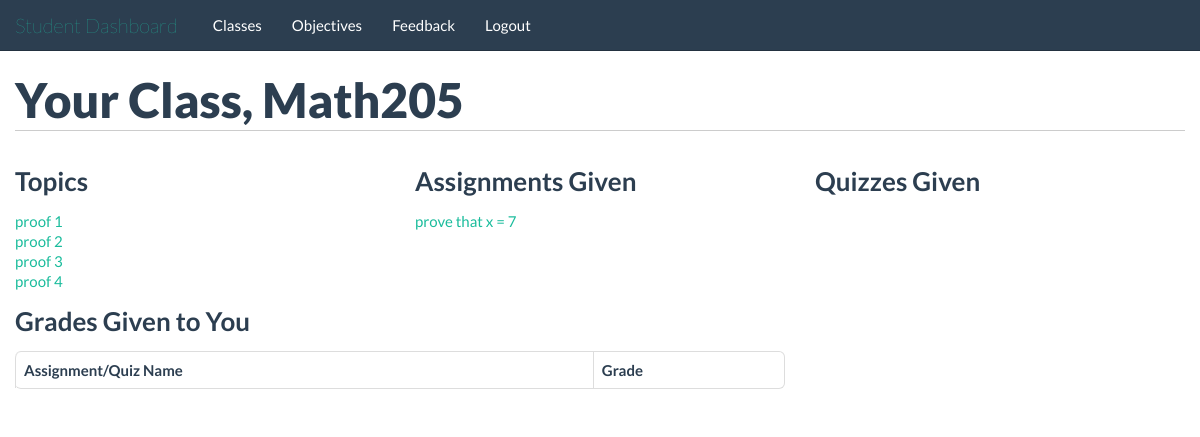
The page /students/class/3/ (signed in) on the database its author committed.
### tables this page shows
CREATE TABLE classes(
id INTEGER PRIMARY KEY,
teacher_id INTEGER,
name TEXT,
FOREIGN KEY(teacher_id) REFERENCES people(id)
);

CREATE TABLE topics(
id INTEGER PRIMARY KEY,
class_id INTEGER,
name TEXT,
FOREIGN KEY(class_id) REFERENCES classes(id)
);

CREATE TABLE assignments(
id INTEGER PRIMARY KEY,
class_id INTEGER,
gets_file INTEGER,
turn_in INTEGER,
name TEXT,
description BLOB,
due_date TEXT, topic_id INTEGER,
FOREIGN KEY(class_id) REFERENCES classes(id)
);

### application/students.py (the view)
@app.route('/students/class/<class_id>/')
@validate_student
def student_class_page(class_id):
	class_name = query_db("SELECT name FROM classes WHERE id=?;", [class_id], one=True)
	return render_template('/students/class_page.html', class_name=str(class_name[0]), topics=get_class_topic(class_id), assignments=get_class_assign(class_id), quizzes=get_class_quiz(class_id), grades=get_student_grade(class_id))

### application/db_connect.py (called while the page is built)
def get_db():
    db = getattr(g, '_database', None)
    if db is None:
        db = g._database = sqlite3.connect(DATABASE)
    return db

@app.teardown_appcontext
def close_connection(exception):
    db = getattr(g, '_database', None)
    if db is not None:
        db.close()

def query_db(query, args=(), one=False):
    cur = get_db().execute(query, args)
    returnval = cur.fetchall()
    cur.close()
    return (returnval[0] if returnval else None) if one else returnval

def validate_student(func):
	@wraps(func)
	def f(*args, **kwds):
		if not 'isTeacher' in session:
			return redirect("/")
		if session['isTeacher'] == 1:
			return redirect("/teachers/")
		return func(*args, **kwds)
	return f

def get_class_topic(class_id):
	topic_data = query_db("select id, name from topics where class_id=?", [class_id])
	topics = []
	for topic in topic_data:
		topic_dict_class = {}
		topic_dict_class['id'] = topic[0]
		topic_dict_class['name'] = topic[1]
		topics.append(topic_dict_class)
	return topics

def get_class_assign(class_id):
	assignment_data = query_db("select id, name, due_date from assignments where topic_id=(select id from topics where class_id=?);", [class_id])
	assignments = []
	for assignment in assignment_data:
		assignment_dict_class = {}
		assignment_dict_class['id'] = assignment[0]
		assignment_dict_class['name'] = str(assignment[1])
		assignment_dict_class['due_date'] = assignment[2]
		assignments.append(assignment_dict_class)
	return assignments

def get_class_quiz(class_id):
	quiz_data = query_db("SELECT quizzes.id, quizzes.name FROM quizzes JOIN topics ON topics.id=quizzes.topic_id WHERE topics.class_id=?;", [class_id])
	quizzes = []
	for quiz in quiz_data:
		quiz_class = {}
		quiz_class['id'] = quiz[0]
		quiz_class['name'] = quiz[1]
		quizzes.append(quiz_class)
	return quizzes

### application/templates/students/class_page.html (shortened to what this page needs)
{% extends "/students/base_template.html" %}
	{% block body %}
		<div class="container">
			<div class="row">
				<div class="span12">
					<h1>Your Class, {{class_name}}</h1>
				</div>
			</div>
			<div class="row">
				<div class="span4">
					<h2>Topics</h2>
					<ul>
						{% for topic in topics %}
							<li><a href="/students/topics/{{topic.id}}/">{{topic.name}}</a></li>
						{% endfor %}
					</ul>
				</div>
				<div class="span4">
					<h2>Assignments Given</h2>
					<ul>
						{% for assignment in assignments %}
							<li><a href="/students/assignments/{{assignment.id}}/">{{assignment.name}}</a></li>
						{% endfor %}
					</ul>
				</div>
				<div class="span4">
					<h2>Quizzes Given</h2>
				</div>
			</div>
			<div class="row">
				<div class="span8">
					<h2>Grades Given to You</h2>
					<table class="table table-striped table-hover table-bordered">
						<thead>
							<tr>
								<th>Assignment/Quiz Name</th>
								<th>Grade</th>
							</tr>
						</thead>
					</table>
				</div>
			</div>
		</div>
	{% endblock %}

### application/templates/students/base_template.html (style rules this page uses)
h1 { border-bottom: 1px solid #ccc; padding-bottom: 10px; margin-bottom: 20px; }
h2 { font-size: 26px; }

### application/templates/students/class_page.html (style rules this page uses)
ul { list-style-type: none; margin: 0; }

### rows shown on the page
classes: name "Math205"
topics: name "proof 1"
topics: name "proof 2"
topics: name "proof 3"
topics: name "proof 4"
assignments: name "prove that x = 7"

### other values the page prints
{{ link_text|e }} "Classes" "Objectives" "Feedback" "Logout"
